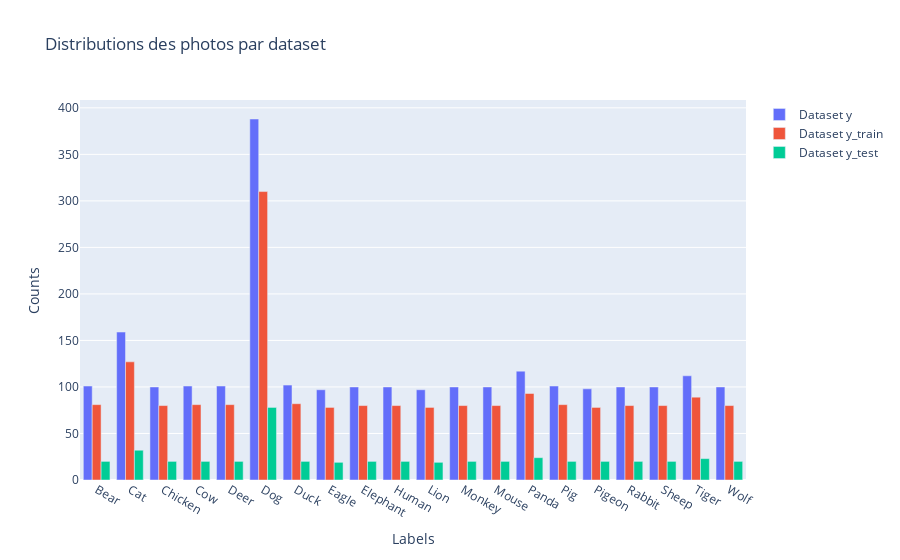

This figure's notebook cell:
### Code cell
trace1 = go.Bar(y=counts_y, x=unique_y, name='Dataset y')
trace2 = go.Bar(y=counts_ytrain, x=unique_ytrain, name='Dataset y_train')
trace3 = go.Bar(y=counts_ytest, x=unique_ytest, name='Dataset y_test')

data = [trace1, trace2, trace3]
layout = dict(title = 'Distributions des photos par dataset', yaxis = dict(title = 'Counts'), xaxis = dict(title = 'Labels'))
fig = dict(data = data, layout = layout)
iplot(fig)

### Figure 1 — Plotly figure (JSON) as saved in the notebook; plotly's stock layout.template omitted (floating-point values rounded to 4 significant figures)
{"data": [{"name": "Dataset y", "type": "bar", "x": ["Bear", "Cat", "Chicken", "Cow", "Deer", "Dog", "Duck", "Eagle", "Elephant", "Human", "Lion", "Monkey", "Mouse", "Panda", "Pig", "Pigeon", "Rabbit", "Sheep", "Tiger", "Wolf"], "y": [101, 159, 100, 101, 101, 388, 102, 97, 100, 100, 97, 100, 100, 117, 101, 98, 100, 100, 112, 100]}, {"name": "Dataset y_train", "type": "bar", "x": ["Bear", "Cat", "Chicken", "Cow", "Deer", "Dog", "Duck", "Eagle", "Elephant", "Human", "Lion", "Monkey", "Mouse", "Panda", "Pig", "Pigeon", "Rabbit", "Sheep", "Tiger", "Wolf"], "y": [81, 127, 80, 81, 81, 310, 82, 78, 80, 80, 78, 80, 80, 93, 81, 78, 80, 80, 89, 80]}, {"name": "Dataset y_test", "type": "bar", "x": ["Bear", "Cat", "Chicken", "Cow", "Deer", "Dog", "Duck", "Eagle", "Elephant", "Human", "Lion", "Monkey", "Mouse", "Panda", "Pig", "Pigeon", "Rabbit", "Sheep", "Tiger", "Wolf"], "y": [20, 32, 20, 20, 20, 78, 20, 19, 20, 20, 19, 20, 20, 24, 20, 20, 20, 20, 23, 20]}], "layout": {"title": {"text": "Distributions des photos par dataset"}, "xaxis": {"title": {"text": "Labels"}}, "yaxis": {"title": {"text": "Counts"}}}}
